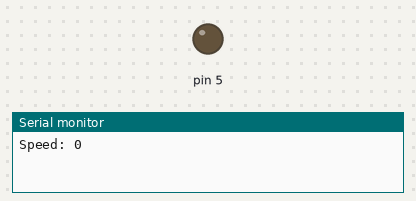
This sketch was run on a simulated Arduino Uno, built with avr-gcc and run on an emulated ATmega328P. Shown: output pins drawn as LEDs (lit = HIGH), the last lines printed to the serial monitor.

Above: at 0.05 s.
At 14.8 s:
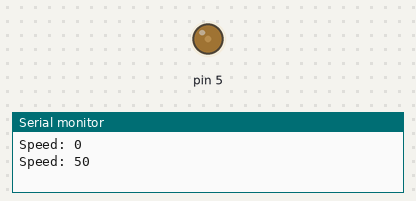
At 29.8 s:
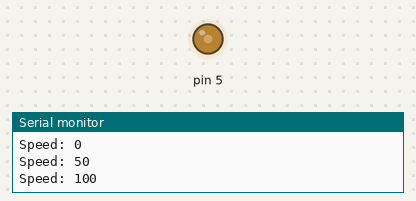
At 59.8 s:
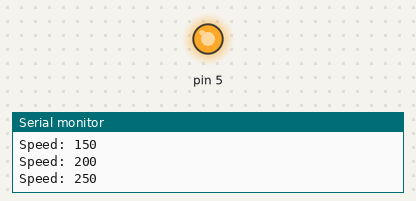
Timing chart, 0 to 78.0 s (numbered marks = the images above):
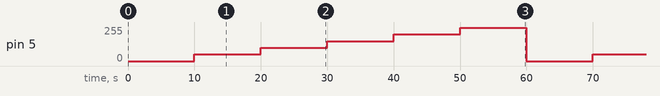

Measured:
- by itself, pin 5: ramps from 0/255 to 250/255 and jumps back, once every 60.0 s

The sketch:

PWMFanController.ino
```cpp
void setup() {
  pinMode(5, OUTPUT);
  Serial.begin(9600);
}

void loop() {
  for(int i = 0; i <= 250; i+=50)
  {
    analogWrite(5, i);
    Serial.print("Speed: ");
    Serial.println(i);
    delay(10000);
  }
}
```
